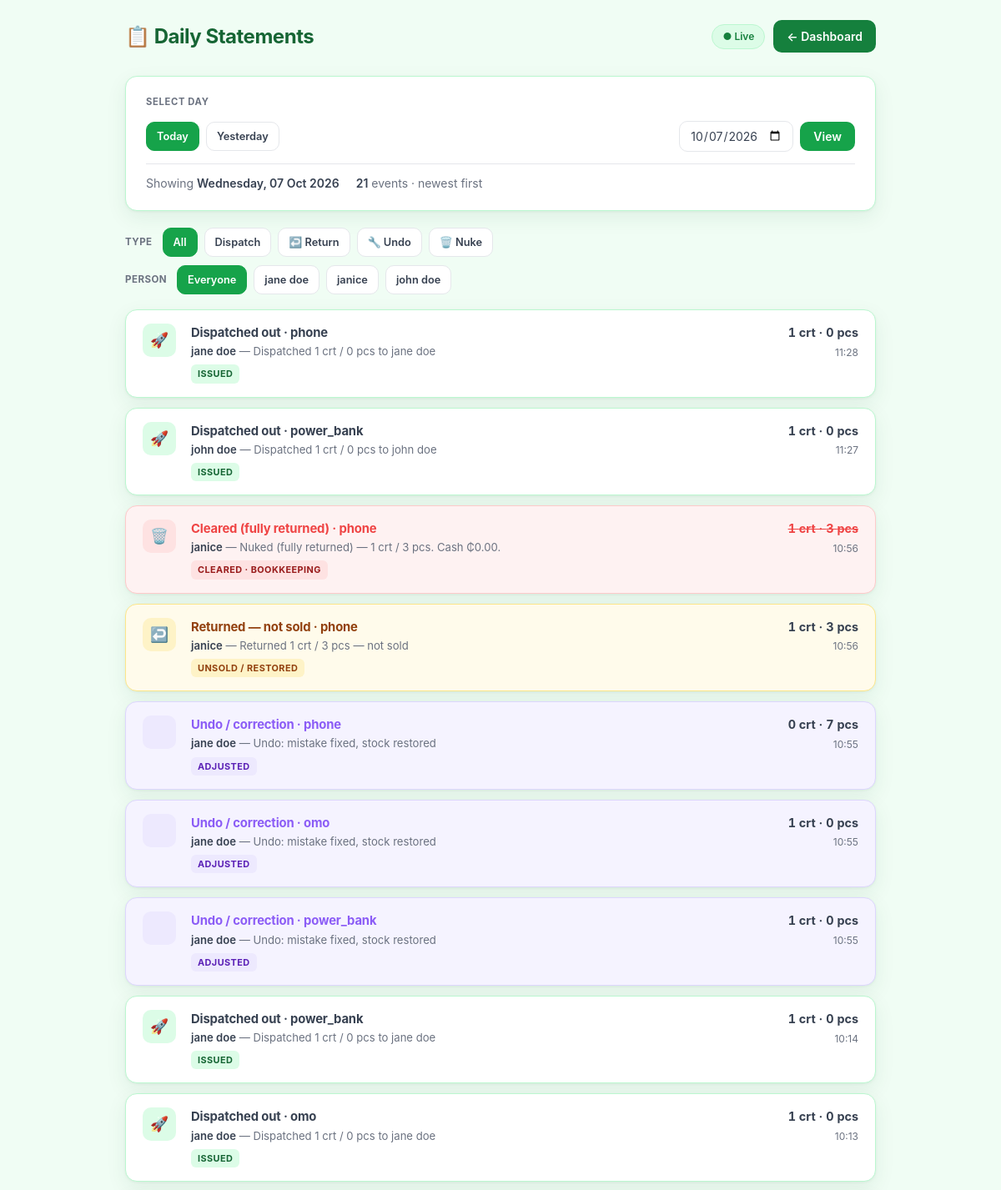
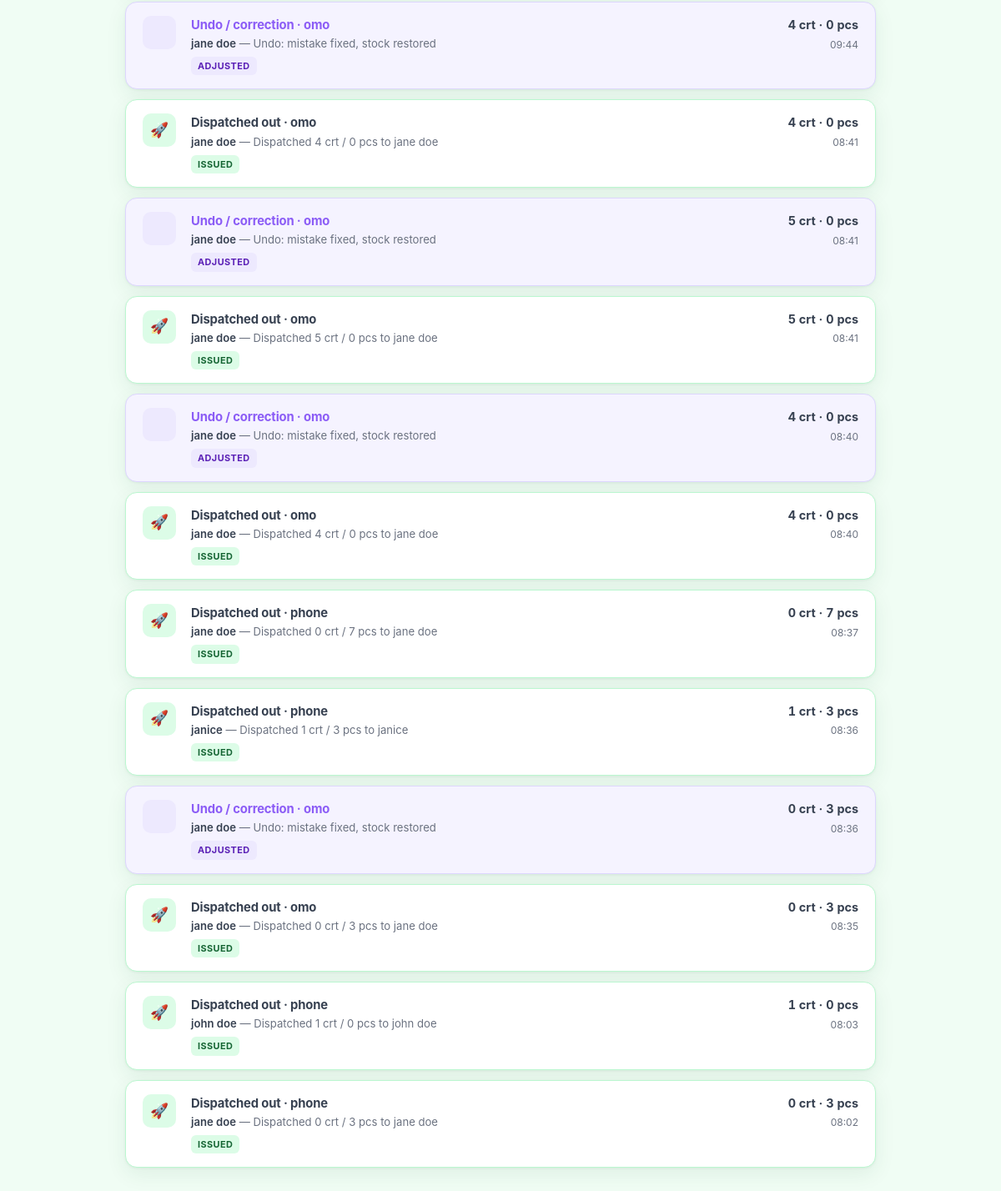
The app's page /statements/ (signed in) with its own data (2 pictures, top to bottom).
### main/models.py (models this page shows, shortened)
class ActivityLog(models.Model):
    shop = models.ForeignKey(Shop, on_delete=models.CASCADE, null=True, blank=True)
    DISPATCH = "dispatch"
    RETURN = "return"
    CORRECTION = "correction"
    DELETE = "delete"
    EVENT_CHOICES = [
        (DISPATCH, "Dispatched Out"), (RETURN, "Returned — Not Sold"),
        (CORRECTION, "Correction"), (DELETE, "Deleted Mistake"),
    ]
    created_at = models.DateTimeField(auto_now_add=True)
    business_date = models.DateField(db_index=True)
    event_type = models.CharField(max_length=20, choices=EVENT_CHOICES, db_index=True)
    promoter_name = models.CharField(max_length=100)
    product_name = models.CharField(max_length=200)
    cartons = models.IntegerField(default=0)
    pieces = models.IntegerField(default=0)
    cash_amount = models.DecimalField(max_digits=10, decimal_places=2, default=0)
    label = models.CharField(max_length=255, blank=True)
    class Meta:
        ordering = ["-created_at"]

### main/views.py (the view)
# urls.py: path('statements/', statements, name='statements'),
def statements(request):
    shop = get_active_shop(request)
    if not shop: return redirect("setup_shop")
    date_str = request.GET.get("date", "").strip()
    if date_str:
        try: selected = date.fromisoformat(date_str)
        except ValueError: selected = date.today()
    else: selected = date.today()
    event_filter = request.GET.get("event", "").strip()
    promoter_filter = request.GET.get("promoter", "").strip()
    logs_qs = ActivityLog.objects.filter(shop=shop, business_date=selected)
    promoter_names = list(logs_qs.order_by("promoter_name").values_list("promoter_name", flat=True).distinct())
    if event_filter in ("dispatch", "return", "correction", "delete"): logs_qs = logs_qs.filter(event_type=event_filter)
    if promoter_filter: logs_qs = logs_qs.filter(promoter_name=promoter_filter)
    logs = logs_qs.order_by("-created_at")
    today = date.today()
    yesterday = today - timedelta(days=1)
    context = {
        "selected_date": selected, "selected_date_str": selected.isoformat(),
        "today_str": today.isoformat(), "yesterday_str": yesterday.isoformat(),
        "is_today": selected == today, "logs": logs, "entry_count": logs.count(),
        "promoter_names": promoter_names, "event_filter": event_filter, "promoter_filter": promoter_filter,
    }
    return render(request, "main/statement.html", context)

### main/views.py (called while the page is built)
def get_active_shop(request):
    shop_id = request.session.get("active_shop_id")
    if shop_id:
        return Shop.objects.filter(id=shop_id).first()
    return None

### main/templates/main/statement.html (shortened to what this page needs)
<!DOCTYPE html>
<html lang="en">
<head>
</head>
<body>
<div class="wrap">
  <div class="top">
    <h1>📋 Daily Statements</h1>
    <div style="display:flex; align-items:center; gap:10px;">
      {% if is_today %}<span class="live-pill">● Live</span>{% endif %}
      <a href="{% url 'dashboard' %}" class="btn btn-back">← Dashboard</a>
    </div>
  </div>
  <div class="card">
    <h2>Select Day</h2>
    <div class="filter-row">
      <a href="?date={{ today_str }}{% if event_filter %}&event={{ event_filter }}{% endif %}{% if promoter_filter %}&promoter={{ promoter_filter|urlencode }}{% endif %}"
         class="btn btn-chip {% if selected_date_str == today_str %}active{% endif %}">Today</a>
      <a href="?date={{ yesterday_str }}{% if event_filter %}&event={{ event_filter }}{% endif %}{% if promoter_filter %}&promoter={{ promoter_filter|urlencode }}{% endif %}"
         class="btn btn-chip {% if selected_date_str == yesterday_str %}active{% endif %}">Yesterday</a>
      <form method="GET" action="">
        <input type="date" name="date" value="{{ selected_date_str }}" max="{{ today_str }}" onchange="this.form.submit()">
        <button type="submit" class="btn btn-green">View</button>
      </form>
    </div>
    <div class="meta-row">
      <span>Showing <strong>{{ selected_date|date:"l, d M Y" }}</strong></span>
      <span><strong>{{ entry_count }}</strong> event{{ entry_count|pluralize }} · newest first</span>
    </div>
  </div>
  <div class="chip-row">
    <span class="chip-label">Type</span>
    <a href="?date={{ selected_date_str }}{% if promoter_filter %}&promoter={{ promoter_filter|urlencode }}{% endif %}"
       class="btn btn-chip {% if not event_filter %}active{% endif %}">All</a>
    <a href="?date={{ selected_date_str }}&event=dispatch{% if promoter_filter %}&promoter={{ promoter_filter|urlencode }}{% endif %}"
       class="btn btn-chip {% if event_filter == 'dispatch' %}active{% endif %}"> Dispatch</a>
    <a href="?date={{ selected_date_str }}&event=return{% if promoter_filter %}&promoter={{ promoter_filter|urlencode }}{% endif %}"
       class="btn btn-chip {% if event_filter == 'return' %}active-amber{% endif %}">↩️ Return</a>
    <a href="?date={{ selected_date_str }}&event=correction{% if promoter_filter %}&promoter={{ promoter_filter|urlencode }}{% endif %}"
       class="btn btn-chip {% if event_filter == 'correction' %}active-purple{% endif %}">🔧 Undo</a>
    <a href="?date={{ selected_date_str }}&event=delete{% if promoter_filter %}&promoter={{ promoter_filter|urlencode }}{% endif %}"
       class="btn btn-chip {% if event_filter == 'delete' %}active-red{% endif %}">🗑️ Nuke</a>
  </div>
  {% if promoter_names %}
  <div class="chip-row" style="margin-bottom:18px;">
    <span class="chip-label">Person</span>
    <a href="?date={{ selected_date_str }}{% if event_filter %}&event={{ event_filter }}{% endif %}"
       class="btn btn-chip {% if not promoter_filter %}active{% endif %}">Everyone</a>
    {% for name in promoter_names %}
    <a href="?date={{ selected_date_str }}&promoter={{ name|urlencode }}{% if event_filter %}&event={{ event_filter }}{% endif %}"
       class="btn btn-chip {% if promoter_filter == name %}active-blue{% endif %}">{{ name }}</a>
    {% endfor %}
  </div>
  {% endif %}
  {% for log in logs %}
  <div class="log-card
    {% if log.event_type == 'delete' and 'sold/accounted' in log.label %}is-delete-sold
    {% elif log.event_type == 'delete' %}is-delete
    {% elif log.event_type == 'return' %}is-return
    {% elif log.event_type == 'correction' %}is-correction
    {% endif %}">
    <div class="icon-bubble
      {% if log.event_type == 'dispatch' %}icon-dispatch
      {% elif log.event_type == 'return' %}icon-return
      {% elif log.event_type == 'correction' %}icon-correction
      {% elif log.event_type == 'delete' and 'sold/accounted' in log.label %}icon-sold
      {% else %}icon-delete{% endif %}">
      {% if log.event_type == 'dispatch' %}🚀
      {% elif log.event_type == 'return' %}↩️
      {% elif log.event_type == 'correction' %}
      {% elif log.event_type == 'delete' and 'sold/accounted' in log.label %}💰
      {% else %}🗑️{% endif %}
    </div>
    <div>
      <div class="log-title">
        {% if log.event_type == 'dispatch' %}Dispatched out
        {% elif log.event_type == 'return' %}Returned — not sold
        {% elif log.event_type == 'correction' %}Undo / correction
        {% elif log.event_type == 'delete' and 'sold/accounted' in log.label %}Sold / accounted
        {% elif log.event_type == 'delete' and 'fully returned' in log.label %}Cleared (fully returned)
        {% else %}Nuked entry{% endif %}
        · {{ log.product_name }}
      </div>
      <div class="log-detail">
        <strong>{{ log.promoter_name }}</strong>
        {% if log.label %} — {{ log.label }}{% endif %}
      </div>
      <span class="badge
        {% if log.event_type == 'dispatch' %}badge-dispatch
        {% elif log.event_type == 'return' %}badge-return
        {% elif log.event_type == 'correction' %}badge-correction
        {% elif log.event_type == 'delete' and 'sold/accounted' in log.label %}badge-sold
        {% else %}badge-delete{% endif %}">
        {% if log.event_type == 'dispatch' %}Issued
        {% elif log.event_type == 'return' %}Unsold / Restored
        {% elif log.event_type == 'correction' %}Adjusted
        {% elif log.event_type == 'delete' and 'sold/accounted' in log.label %}Sold · Not restored
        {% elif log.event_type == 'delete' and 'fully returned' in log.label %}Cleared · Bookkeeping
        {% else %}Removed{% endif %}
      </span>
    </div>
    <div class="log-meta">
      <div class="log-qty">{{ log.cartons }} crt · {{ log.pieces }} pcs</div>
      <div>{{ log.created_at|time:"H:i" }}</div>
    </div>
  </div>
  {% empty %}
  <div class="empty">
    <div class="empty-icon">📭</div>
    <p><strong>No matching events</strong>Try another day, clear filters, or log activity on the dashboard.</p>
  </div>
  {% endfor %}
</div>
</body>
</html>

### records on screen
ActivityLog: event_type "Dispatched out", product_name "phone", promoter_name "jane doe", label "Dispatched 1 crt / 0 pcs to jane doe", cartons "1", pieces "0", created_at "11:28"
ActivityLog: event_type "Dispatched out", product_name "power_bank", promoter_name "john doe", label "Dispatched 1 crt / 0 pcs to john doe", cartons "1", pieces "0", created_at "11:27"
ActivityLog: event_type "Cleared (fully returned)", product_name "phone", promoter_name "janice", label "Nuked (fully returned) — 1 crt / 3 pcs. Cash ₵0.00.", cartons "1", pieces "3", created_at "10:56"
ActivityLog: event_type "Returned — not sold", product_name "phone", promoter_name "janice", label "Returned 1 crt / 3 pcs — not sold", cartons "1", pieces "3", created_at "10:56"
ActivityLog: event_type "Undo / correction", product_name "phone", promoter_name "jane doe", label "Undo: mistake fixed, stock restored", cartons "0", pieces "7", created_at "10:55"
ActivityLog: event_type "Undo / correction", product_name "omo", promoter_name "jane doe", label "Undo: mistake fixed, stock restored", cartons "1", pieces "0", created_at "10:55"
ActivityLog: event_type "Undo / correction", product_name "power_bank", promoter_name "jane doe", label "Undo: mistake fixed, stock restored", cartons "1", pieces "0", created_at "10:55"
ActivityLog: event_type "Dispatched out", product_name "power_bank", promoter_name "jane doe", label "Dispatched 1 crt / 0 pcs to jane doe", cartons "1", pieces "0", created_at "10:14"
ActivityLog: event_type "Dispatched out", product_name "omo", promoter_name "jane doe", label "Dispatched 1 crt / 0 pcs to jane doe", cartons "1", pieces "0", created_at "10:13"
ActivityLog: event_type "Undo / correction", product_name "omo", promoter_name "jane doe", label "Undo: mistake fixed, stock restored", cartons "4", pieces "0", created_at "09:44"
ActivityLog: event_type "Dispatched out", product_name "omo", promoter_name "jane doe", label "Dispatched 4 crt / 0 pcs to jane doe", cartons "4", pieces "0", created_at "08:41"
ActivityLog: event_type "Undo / correction", product_name "omo", promoter_name "jane doe", label "Undo: mistake fixed, stock restored", cartons "5", pieces "0", created_at "08:41"
ActivityLog: event_type "Dispatched out", product_name "omo", promoter_name "jane doe", label "Dispatched 5 crt / 0 pcs to jane doe", cartons "5", pieces "0", created_at "08:41"
ActivityLog: event_type "Undo / correction", product_name "omo", promoter_name "jane doe", label "Undo: mistake fixed, stock restored", cartons "4", pieces "0", created_at "08:40"
ActivityLog: event_type "Dispatched out", product_name "omo", promoter_name "jane doe", label "Dispatched 4 crt / 0 pcs to jane doe", cartons "4", pieces "0", created_at "08:40"
ActivityLog: event_type "Dispatched out", product_name "phone", promoter_name "jane doe", label "Dispatched 0 crt / 7 pcs to jane doe", cartons "0", pieces "7", created_at "08:37"
ActivityLog: event_type "Dispatched out", product_name "phone", promoter_name "janice", label "Dispatched 1 crt / 3 pcs to janice", cartons "1", pieces "3", created_at "08:36"
ActivityLog: event_type "Undo / correction", product_name "omo", promoter_name "jane doe", label "Undo: mistake fixed, stock restored", cartons "0", pieces "3", created_at "08:36"
ActivityLog: event_type "Dispatched out", product_name "omo", promoter_name "jane doe", label "Dispatched 0 crt / 3 pcs to jane doe", cartons "0", pieces "3", created_at "08:35"
ActivityLog: event_type "Dispatched out", product_name "phone", promoter_name "john doe", label "Dispatched 1 crt / 0 pcs to john doe", cartons "1", pieces "0", created_at "08:03"
ActivityLog: event_type "Dispatched out", product_name "phone", promoter_name "jane doe", label "Dispatched 0 crt / 3 pcs to jane doe", cartons "0", pieces "3", created_at "08:02"

### other values on screen
{{ entry_count }} "21"
{{ name }} "jane doe" "janice" "john doe"
